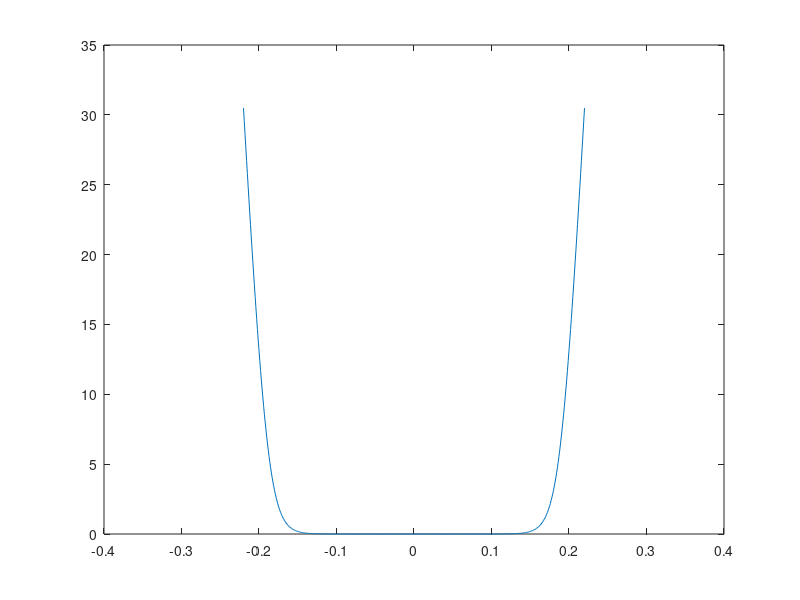

This figure's MATLAB source:
% KS function
xMax = 0.19;
xMin = -0.19;
p = 0.01;
i=1;
range = -0.22:0.001:0.22;
L = zeros(size(range));
for x = range
    L(i) =  1000*p*log(1 + exp(1/p*(x-xMax)))...
          + 1000*p*log(1 + exp(1/p*(xMin-x)));
    i = i+1;
end
plot(range.',L.');